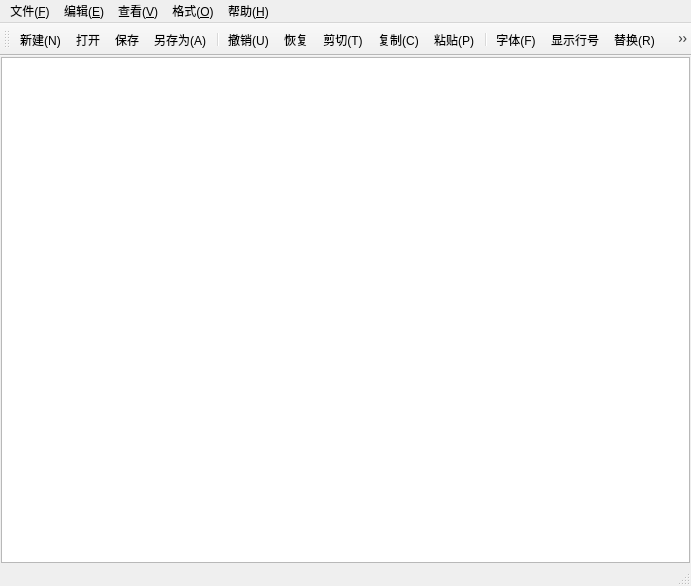
<?xml version="1.0" encoding="UTF-8"?>
<ui version="4.0">
 <class>MainWindow</class>
 <widget class="QMainWindow" name="MainWindow">
  <property name="geometry">
   <rect>
    <x>0</x>
    <y>0</y>
    <width>691</width>
    <height>586</height>
   </rect>
  </property>
  <property name="windowTitle">
   <string>MainWindow</string>
  </property>
  <widget class="QWidget" name="centralwidget">
   <layout class="QVBoxLayout" name="verticalLayout">
    <property name="spacing">
     <number>0</number>
    </property>
    <property name="leftMargin">
     <number>1</number>
    </property>
    <property name="topMargin">
     <number>1</number>
    </property>
    <property name="rightMargin">
     <number>1</number>
    </property>
    <property name="bottomMargin">
     <number>1</number>
    </property>
    <item>
     <widget class="CodeEditor" name="TextEdit"/>
    </item>
   </layout>
  </widget>
  <widget class="QMenuBar" name="menubar">
   <property name="geometry">
    <rect>
     <x>0</x>
     <y>0</y>
     <width>691</width>
     <height>21</height>
    </rect>
   </property>
   <widget class="QMenu" name="menu">
    <property name="title">
     <string>文件(&amp;F)</string>
    </property>
    <addaction name="actionNew"/>
    <addaction name="actionOpen"/>
    <addaction name="actionSave"/>
    <addaction name="actionSaveAs"/>
    <addaction name="actionExit"/>
   </widget>
   <widget class="QMenu" name="menu_2">
    <property name="title">
     <string>编辑(&amp;E)</string>
    </property>
    <addaction name="actionUndo"/>
    <addaction name="actionRedo"/>
    <addaction name="actionCut"/>
    <addaction name="actionCopy"/>
    <addaction name="actionPaste"/>
    <addaction name="separator"/>
    <addaction name="actionReplace"/>
    <addaction name="actionSearch"/>
    <addaction name="separator"/>
    <addaction name="actionSelectAll"/>
   </widget>
   <widget class="QMenu" name="menu_3">
    <property name="title">
     <string>查看(&amp;V)</string>
    </property>
    <addaction name="actionToolBar"/>
    <addaction name="actionShowStatusBar"/>
   </widget>
   <widget class="QMenu" name="menu_4">
    <property name="title">
     <string>帮助(&amp;H)</string>
    </property>
    <addaction name="actionAbout"/>
   </widget>
   <widget class="QMenu" name="menu_O">
    <property name="title">
     <string>格式(&amp;O)</string>
    </property>
    <addaction name="actionLineWrap"/>
    <addaction name="actionFont"/>
    <addaction name="actionShowLineNumber"/>
    <addaction name="separator"/>
    <addaction name="actionFontColor"/>
    <addaction name="actionFontBackGroundColor"/>
    <addaction name="actionBackGroundColor"/>
   </widget>
   <addaction name="menu"/>
   <addaction name="menu_2"/>
   <addaction name="menu_3"/>
   <addaction name="menu_O"/>
   <addaction name="menu_4"/>
  </widget>
  <widget class="QStatusBar" name="statusbar"/>
  <widget class="QToolBar" name="toolBar">
   <property name="windowTitle">
    <string>toolBar</string>
   </property>
   <attribute name="toolBarArea">
    <enum>TopToolBarArea</enum>
   </attribute>
   <attribute name="toolBarBreak">
    <bool>false</bool>
   </attribute>
   <addaction name="actionNew"/>
   <addaction name="actionOpen"/>
   <addaction name="actionSave"/>
   <addaction name="actionSaveAs"/>
   <addaction name="separator"/>
   <addaction name="actionUndo"/>
   <addaction name="actionRedo"/>
   <addaction name="actionCut"/>
   <addaction name="actionCopy"/>
   <addaction name="actionPaste"/>
   <addaction name="separator"/>
   <addaction name="actionFont"/>
   <addaction name="actionShowLineNumber"/>
   <addaction name="actionReplace"/>
   <addaction name="actionFontColor"/>
   <addaction name="separator"/>
   <addaction name="actionShowStatusBar"/>
   <addaction name="actionToolBar"/>
   <addaction name="actionLineWrap"/>
   <addaction name="actionExit"/>
   <addaction name="actionSearch"/>
  </widget>
  <action name="actionNew">
   <property name="icon">
    <iconset resource="res.qrc">
     <normaloff>:/img/createNew.png</normaloff>:/img/createNew.png</iconset>
   </property>
   <property name="text">
    <string>新建(&amp;N)</string>
   </property>
   <property name="shortcut">
    <string>Ctrl+N</string>
   </property>
   <property name="menuRole">
    <enum>QAction::MenuRole::NoRole</enum>
   </property>
  </action>
  <action name="actionCopy">
   <property name="icon">
    <iconset resource="res.qrc">
     <normaloff>:/img/copy.png</normaloff>:/img/copy.png</iconset>
   </property>
   <property name="text">
    <string>复制(&amp;C)</string>
   </property>
   <property name="shortcut">
    <string>Ctrl+C</string>
   </property>
   <property name="menuRole">
    <enum>QAction::MenuRole::NoRole</enum>
   </property>
  </action>
  <action name="actionOpen">
   <property name="icon">
    <iconset resource="res.qrc">
     <normaloff>:/img/open.png</normaloff>:/img/open.png</iconset>
   </property>
   <property name="text">
    <string>打开</string>
   </property>
   <property name="shortcut">
    <string>Ctrl+O</string>
   </property>
   <property name="menuRole">
    <enum>QAction::MenuRole::NoRole</enum>
   </property>
  </action>
  <action name="actionExit">
   <property name="icon">
    <iconset resource="res.qrc">
     <normaloff>:/img/exit.png</normaloff>:/img/exit.png</iconset>
   </property>
   <property name="text">
    <string>退出(&amp;X)</string>
   </property>
   <property name="menuRole">
    <enum>QAction::MenuRole::NoRole</enum>
   </property>
  </action>
  <action name="actionToolBar">
   <property name="checkable">
    <bool>true</bool>
   </property>
   <property name="icon">
    <iconset resource="res.qrc">
     <normaloff>:/img/toolbar.png</normaloff>:/img/toolbar.png</iconset>
   </property>
   <property name="text">
    <string>工具栏</string>
   </property>
   <property name="menuRole">
    <enum>QAction::MenuRole::NoRole</enum>
   </property>
  </action>
  <action name="actionSave">
   <property name="icon">
    <iconset resource="res.qrc">
     <normaloff>:/img/save.png</normaloff>:/img/save.png</iconset>
   </property>
   <property name="text">
    <string>保存</string>
   </property>
   <property name="shortcut">
    <string>Ctrl+S</string>
   </property>
   <property name="menuRole">
    <enum>QAction::MenuRole::NoRole</enum>
   </property>
  </action>
  <action name="actionSaveAs">
   <property name="icon">
    <iconset resource="res.qrc">
     <normaloff>:/img/saveAS.png</normaloff>:/img/saveAS.png</iconset>
   </property>
   <property name="text">
    <string>另存为(&amp;A)</string>
   </property>
   <property name="menuRole">
    <enum>QAction::MenuRole::NoRole</enum>
   </property>
  </action>
  <action name="actionPaste">
   <property name="icon">
    <iconset resource="res.qrc">
     <normaloff>:/img/paste.png</normaloff>:/img/paste.png</iconset>
   </property>
   <property name="text">
    <string>粘贴(&amp;P)</string>
   </property>
   <property name="shortcut">
    <string>Ctrl+V</string>
   </property>
   <property name="menuRole">
    <enum>QAction::MenuRole::NoRole</enum>
   </property>
  </action>
  <action name="actionUndo">
   <property name="icon">
    <iconset resource="res.qrc">
     <normaloff>:/img/undo.png</normaloff>:/img/undo.png</iconset>
   </property>
   <property name="text">
    <string>撤销(&amp;U)</string>
   </property>
   <property name="shortcut">
    <string>Ctrl+Z</string>
   </property>
   <property name="menuRole">
    <enum>QAction::MenuRole::NoRole</enum>
   </property>
  </action>
  <action name="actionRedo">
   <property name="icon">
    <iconset resource="res.qrc">
     <normaloff>:/img/redo.png</normaloff>:/img/redo.png</iconset>
   </property>
   <property name="text">
    <string>恢复</string>
   </property>
   <property name="menuRole">
    <enum>QAction::MenuRole::NoRole</enum>
   </property>
  </action>
  <action name="actionLineWrap">
   <property name="checkable">
    <bool>true</bool>
   </property>
   <property name="icon">
    <iconset resource="res.qrc">
     <normaloff>:/img/wrap.png</normaloff>:/img/wrap.png</iconset>
   </property>
   <property name="text">
    <string>自动换行</string>
   </property>
   <property name="menuRole">
    <enum>QAction::MenuRole::NoRole</enum>
   </property>
  </action>
  <action name="actionFont">
   <property name="icon">
    <iconset resource="res.qrc">
     <normaloff>:/img/font.png</normaloff>:/img/font.png</iconset>
   </property>
   <property name="text">
    <string>字体(&amp;F)</string>
   </property>
   <property name="menuRole">
    <enum>QAction::MenuRole::NoRole</enum>
   </property>
  </action>
  <action name="actionCut">
   <property name="icon">
    <iconset resource="res.qrc">
     <normaloff>:/img/cut.png</normaloff>:/img/cut.png</iconset>
   </property>
   <property name="text">
    <string>剪切(&amp;T)</string>
   </property>
   <property name="shortcut">
    <string>Ctrl+X</string>
   </property>
   <property name="menuRole">
    <enum>QAction::MenuRole::NoRole</enum>
   </property>
  </action>
  <action name="actionShowStatusBar">
   <property name="checkable">
    <bool>true</bool>
   </property>
   <property name="icon">
    <iconset resource="res.qrc">
     <normaloff>:/img/statusbar.menu.png</normaloff>:/img/statusbar.menu.png</iconset>
   </property>
   <property name="text">
    <string>状态栏</string>
   </property>
   <property name="menuRole">
    <enum>QAction::MenuRole::NoRole</enum>
   </property>
  </action>
  <action name="actionReplace">
   <property name="icon">
    <iconset resource="res.qrc">
     <normaloff>:/img/replace.png</normaloff>:/img/replace.png</iconset>
   </property>
   <property name="text">
    <string>替换(&amp;R)</string>
   </property>
   <property name="menuRole">
    <enum>QAction::MenuRole::NoRole</enum>
   </property>
  </action>
  <action name="actionAbout">
   <property name="text">
    <string>关于(&amp;A)</string>
   </property>
   <property name="menuRole">
    <enum>QAction::MenuRole::NoRole</enum>
   </property>
  </action>
  <action name="actionSearch">
   <property name="icon">
    <iconset resource="res.qrc">
     <normaloff>:/img/search.png</normaloff>:/img/search.png</iconset>
   </property>
   <property name="text">
    <string>查找(&amp;S)</string>
   </property>
   <property name="shortcut">
    <string>Ctrl+F</string>
   </property>
   <property name="menuRole">
    <enum>QAction::MenuRole::NoRole</enum>
   </property>
  </action>
  <action name="actionFontBackGroundColor">
   <property name="text">
    <string>编辑字体背景色</string>
   </property>
  </action>
  <action name="actionBackGroundColor">
   <property name="text">
    <string>编辑背景颜色</string>
   </property>
  </action>
  <action name="actionShowLineNumber">
   <property name="icon">
    <iconset resource="res.qrc">
     <normaloff>:/img/lineNumber.png</normaloff>:/img/lineNumber.png</iconset>
   </property>
   <property name="text">
    <string>显示行号</string>
   </property>
   <property name="shortcut">
    <string>Ctrl+L</string>
   </property>
   <property name="menuRole">
    <enum>QAction::MenuRole::NoRole</enum>
   </property>
  </action>
  <action name="actionFontColor">
   <property name="icon">
    <iconset resource="res.qrc">
     <normaloff>:/img/fontColor.png</normaloff>:/img/fontColor.png</iconset>
   </property>
   <property name="text">
    <string>编辑字体颜色</string>
   </property>
   <property name="menuRole">
    <enum>QAction::MenuRole::NoRole</enum>
   </property>
  </action>
  <action name="actionSelectAll">
   <property name="text">
    <string>全选(&amp;A)</string>
   </property>
   <property name="menuRole">
    <enum>QAction::MenuRole::NoRole</enum>
   </property>
  </action>
 </widget>
 <customwidgets>
  <customwidget>
   <class>CodeEditor</class>
   <extends>QPlainTextEdit</extends>
   <header location="global">codeeditor.h</header>
  </customwidget>
 </customwidgets>
 <resources>
  <include location="res.qrc"/>
 </resources>
 <connections/>
</ui>
